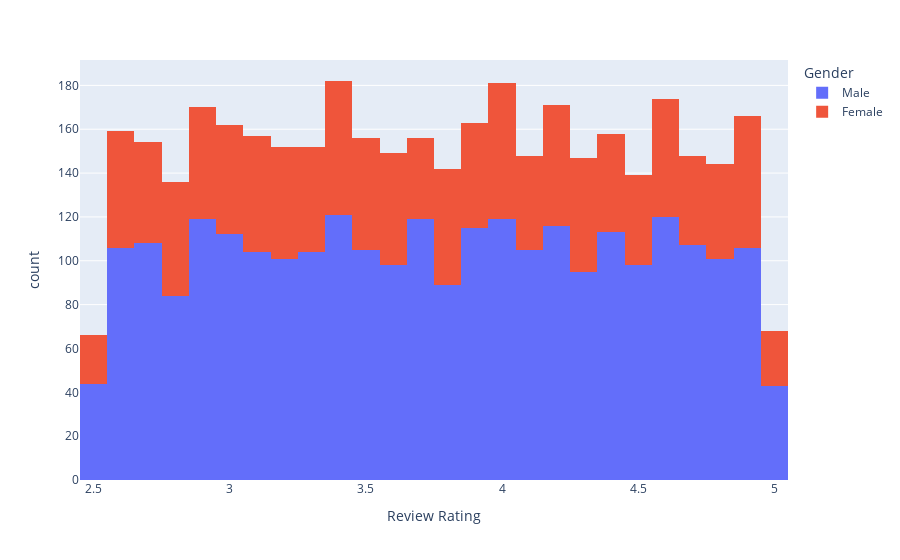

The notebook cell this image was saved under:
### Code cell
px.histogram(df, x='Review Rating', color='Gender')

### Figure 1 — Plotly figure (JSON) as saved in the notebook; plotly's stock layout.template omitted (floating-point values rounded to 4 significant figures; data arrays with more than 128 entries replaced by an {"elided": "..."} marker saying what was removed)
{"data": [{"alignmentgroup": "True", "bingroup": "x", "hovertemplate": "Gender=Male<br>Review Rating=%{x}<br>count=%{y}<extra></extra>", "legendgroup": "Male", "marker": {"color": "#636efa", "pattern": {"shape": ""}}, "name": "Male", "offsetgroup": "Male", "orientation": "v", "showlegend": true, "type": "histogram", "x": {"elided": "2652 float values"}, "xaxis": "x", "yaxis": "y"}, {"alignmentgroup": "True", "bingroup": "x", "hovertemplate": "Gender=Female<br>Review Rating=%{x}<br>count=%{y}<extra></extra>", "legendgroup": "Female", "marker": {"color": "#EF553B", "pattern": {"shape": ""}}, "name": "Female", "offsetgroup": "Female", "orientation": "v", "showlegend": true, "type": "histogram", "x": {"elided": "1248 float values"}, "xaxis": "x", "yaxis": "y"}], "layout": {"barmode": "relative", "legend": {"title": {"text": "Gender"}, "tracegroupgap": 0}, "margin": {"t": 60}, "xaxis": {"anchor": "y", "domain": [0, 1], "title": {"text": "Review Rating"}}, "yaxis": {"anchor": "x", "domain": [0, 1], "title": {"text": "count"}}}}
